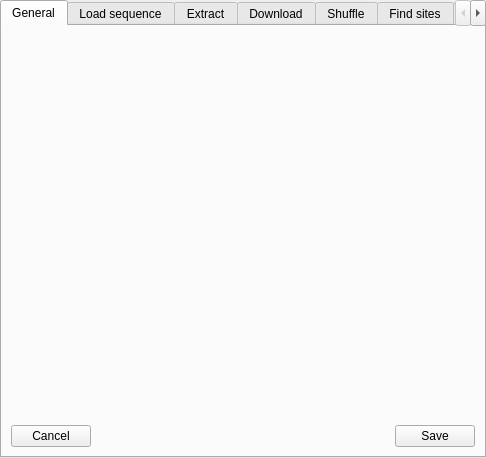
<?xml version="1.0" encoding="UTF-8"?>
<ui version="4.0">
 <class>WindowSettings</class>
 <widget class="QTabWidget" name="WindowSettings">
  <property name="geometry">
   <rect>
    <x>0</x>
    <y>0</y>
    <width>486</width>
    <height>458</height>
   </rect>
  </property>
  <property name="windowTitle">
   <string>TabWidget</string>
  </property>
  <property name="currentIndex">
   <number>0</number>
  </property>
  <widget class="QWidget" name="Tab_General">
   <attribute name="title">
    <string>General</string>
   </attribute>
   <layout class="QGridLayout" name="gridLayout_13">
    <item row="1" column="2" alignment="Qt::AlignRight|Qt::AlignBottom">
     <widget class="QPushButton" name="button_Rsave_2">
      <property name="text">
       <string>Save</string>
      </property>
     </widget>
    </item>
    <item row="1" column="0" alignment="Qt::AlignLeft">
     <widget class="QPushButton" name="button_Rcancel_2">
      <property name="text">
       <string>Cancel</string>
      </property>
      <property name="checkable">
       <bool>false</bool>
      </property>
     </widget>
    </item>
    <item row="0" column="1">
     <spacer name="verticalSpacer_7">
      <property name="orientation">
       <enum>Qt::Vertical</enum>
      </property>
      <property name="sizeHint" stdset="0">
       <size>
        <width>20</width>
        <height>40</height>
       </size>
      </property>
     </spacer>
    </item>
    <item row="1" column="1">
     <spacer name="horizontalSpacer_13">
      <property name="orientation">
       <enum>Qt::Horizontal</enum>
      </property>
      <property name="sizeHint" stdset="0">
       <size>
        <width>40</width>
        <height>20</height>
       </size>
      </property>
     </spacer>
    </item>
   </layout>
  </widget>
  <widget class="QWidget" name="tab_Load">
   <attribute name="title">
    <string>Load sequence</string>
   </attribute>
   <layout class="QGridLayout" name="gridLayout_4">
    <item row="0" column="0" colspan="5">
     <layout class="QGridLayout" name="gridLayout_5">
      <item row="0" column="0">
       <widget class="QLabel" name="label_LMinML">
        <property name="text">
         <string>Minimum miRNA length:</string>
        </property>
        <property name="alignment">
         <set>Qt::AlignRight|Qt::AlignTrailing|Qt::AlignVCenter</set>
        </property>
       </widget>
      </item>
      <item row="2" column="0">
       <widget class="QLabel" name="label_LCBHL">
        <property name="text">
         <string>Char begin header line:</string>
        </property>
        <property name="alignment">
         <set>Qt::AlignRight|Qt::AlignTrailing|Qt::AlignVCenter</set>
        </property>
       </widget>
      </item>
      <item row="2" column="1">
       <widget class="QLineEdit" name="LCBHL_lineEdit"/>
      </item>
      <item row="1" column="0">
       <widget class="QLabel" name="label_LMaxML">
        <property name="text">
         <string>Maximum miRNA length:</string>
        </property>
        <property name="alignment">
         <set>Qt::AlignRight|Qt::AlignTrailing|Qt::AlignVCenter</set>
        </property>
       </widget>
      </item>
      <item row="0" column="1">
       <widget class="QSpinBox" name="LMinML_spinBox"/>
      </item>
      <item row="1" column="1">
       <widget class="QSpinBox" name="LMaxML_spinBox"/>
      </item>
     </layout>
    </item>
    <item row="2" column="0">
     <widget class="QPushButton" name="button_Lcancel">
      <property name="text">
       <string>Cancel</string>
      </property>
     </widget>
    </item>
    <item row="2" column="2" alignment="Qt::AlignHCenter">
     <widget class="QPushButton" name="button_Ldefault">
      <property name="text">
       <string>Default</string>
      </property>
     </widget>
    </item>
    <item row="2" column="4">
     <widget class="QPushButton" name="button_Lsave">
      <property name="text">
       <string>Save</string>
      </property>
     </widget>
    </item>
    <item row="1" column="2">
     <spacer name="verticalSpacer">
      <property name="orientation">
       <enum>Qt::Vertical</enum>
      </property>
      <property name="sizeType">
       <enum>QSizePolicy::MinimumExpanding</enum>
      </property>
      <property name="sizeHint" stdset="0">
       <size>
        <width>20</width>
        <height>40</height>
       </size>
      </property>
     </spacer>
    </item>
    <item row="2" column="1">
     <spacer name="horizontalSpacer_11">
      <property name="orientation">
       <enum>Qt::Horizontal</enum>
      </property>
      <property name="sizeHint" stdset="0">
       <size>
        <width>40</width>
        <height>20</height>
       </size>
      </property>
     </spacer>
    </item>
    <item row="2" column="3">
     <spacer name="horizontalSpacer_12">
      <property name="orientation">
       <enum>Qt::Horizontal</enum>
      </property>
      <property name="sizeHint" stdset="0">
       <size>
        <width>40</width>
        <height>20</height>
       </size>
      </property>
     </spacer>
    </item>
   </layout>
  </widget>
  <widget class="QWidget" name="Tab_Extract">
   <attribute name="title">
    <string>Extract</string>
   </attribute>
   <layout class="QGridLayout" name="gridLayout_7">
    <item row="0" column="0" colspan="5">
     <layout class="QGridLayout" name="gridLayout">
      <item row="2" column="0">
       <widget class="QLabel" name="label_NCE">
        <property name="text">
         <string>Number of the column containing the Ensembl:</string>
        </property>
        <property name="alignment">
         <set>Qt::AlignRight|Qt::AlignTrailing|Qt::AlignVCenter</set>
        </property>
       </widget>
      </item>
      <item row="3" column="0">
       <widget class="QLabel" name="label_NEP">
        <property name="text">
         <string>Normal Ensembl prefix:</string>
        </property>
        <property name="alignment">
         <set>Qt::AlignRight|Qt::AlignTrailing|Qt::AlignVCenter</set>
        </property>
       </widget>
      </item>
      <item row="0" column="1">
       <widget class="QLineEdit" name="ESE_lineEdit">
        <property name="toolTip">
         <string>The supported extension of the file containing the Ensembl</string>
        </property>
        <property name="text">
         <string/>
        </property>
        <property name="readOnly">
         <bool>true</bool>
        </property>
       </widget>
      </item>
      <item row="1" column="1">
       <widget class="QLineEdit" name="ESC_lineEdit">
        <property name="readOnly">
         <bool>true</bool>
        </property>
       </widget>
      </item>
      <item row="4" column="1">
       <widget class="QLineEdit" name="ESCIC_lineEdit"/>
      </item>
      <item row="0" column="0">
       <widget class="QLabel" name="label_SE">
        <property name="text">
         <string>Supported extension:</string>
        </property>
        <property name="alignment">
         <set>Qt::AlignRight|Qt::AlignTrailing|Qt::AlignVCenter</set>
        </property>
       </widget>
      </item>
      <item row="3" column="1">
       <widget class="QLineEdit" name="ENEP_lineEdit"/>
      </item>
      <item row="4" column="0">
       <widget class="QLabel" name="label_SCIC">
        <property name="text">
         <string>Split char in column:</string>
        </property>
        <property name="alignment">
         <set>Qt::AlignRight|Qt::AlignTrailing|Qt::AlignVCenter</set>
        </property>
       </widget>
      </item>
      <item row="2" column="1">
       <widget class="QSpinBox" name="ENCE_spinBox"/>
      </item>
      <item row="1" column="0">
       <widget class="QLabel" name="label_SC">
        <property name="text">
         <string>Split char (of this extension):</string>
        </property>
        <property name="alignment">
         <set>Qt::AlignRight|Qt::AlignTrailing|Qt::AlignVCenter</set>
        </property>
       </widget>
      </item>
     </layout>
    </item>
    <item row="2" column="4">
     <widget class="QPushButton" name="button_Esave">
      <property name="text">
       <string>Save</string>
      </property>
     </widget>
    </item>
    <item row="2" column="0">
     <widget class="QPushButton" name="button_Ecancel">
      <property name="text">
       <string>Cancel</string>
      </property>
     </widget>
    </item>
    <item row="2" column="2">
     <widget class="QPushButton" name="button_Edefault">
      <property name="text">
       <string>Default</string>
      </property>
     </widget>
    </item>
    <item row="1" column="2">
     <spacer name="verticalSpacer_2">
      <property name="orientation">
       <enum>Qt::Vertical</enum>
      </property>
      <property name="sizeHint" stdset="0">
       <size>
        <width>20</width>
        <height>40</height>
       </size>
      </property>
     </spacer>
    </item>
    <item row="2" column="1">
     <spacer name="horizontalSpacer_9">
      <property name="orientation">
       <enum>Qt::Horizontal</enum>
      </property>
      <property name="sizeHint" stdset="0">
       <size>
        <width>40</width>
        <height>20</height>
       </size>
      </property>
     </spacer>
    </item>
    <item row="2" column="3">
     <spacer name="horizontalSpacer_10">
      <property name="orientation">
       <enum>Qt::Horizontal</enum>
      </property>
      <property name="sizeHint" stdset="0">
       <size>
        <width>40</width>
        <height>20</height>
       </size>
      </property>
     </spacer>
    </item>
   </layout>
  </widget>
  <widget class="QWidget" name="tab_Download">
   <attribute name="title">
    <string>Download</string>
   </attribute>
   <layout class="QGridLayout" name="gridLayout_9">
    <item row="0" column="0" colspan="5">
     <layout class="QGridLayout" name="gridLayout_3">
      <item row="3" column="1">
       <widget class="QLineEdit" name="DFS_lineEdit"/>
      </item>
      <item row="2" column="1">
       <widget class="QLineEdit" name="DDP_lineEdit"/>
      </item>
      <item row="2" column="0">
       <widget class="QLabel" name="label_DDP">
        <property name="text">
         <string>Download path:</string>
        </property>
        <property name="alignment">
         <set>Qt::AlignRight|Qt::AlignTrailing|Qt::AlignVCenter</set>
        </property>
       </widget>
      </item>
      <item row="1" column="1">
       <widget class="QLineEdit" name="DDURL2_lineEdit">
        <property name="clearButtonEnabled">
         <bool>false</bool>
        </property>
       </widget>
      </item>
      <item row="3" column="0">
       <widget class="QLabel" name="label_DDS">
        <property name="text">
         <string>Downloaded file suffix:</string>
        </property>
        <property name="alignment">
         <set>Qt::AlignRight|Qt::AlignTrailing|Qt::AlignVCenter</set>
        </property>
       </widget>
      </item>
      <item row="0" column="1">
       <widget class="QLineEdit" name="DDURL1_lineEdit">
        <property name="clearButtonEnabled">
         <bool>false</bool>
        </property>
       </widget>
      </item>
      <item row="0" column="0">
       <widget class="QLabel" name="label_DDURL1">
        <property name="text">
         <string>Download URL1:</string>
        </property>
        <property name="alignment">
         <set>Qt::AlignRight|Qt::AlignTrailing|Qt::AlignVCenter</set>
        </property>
       </widget>
      </item>
      <item row="4" column="1">
       <widget class="QLineEdit" name="DDFE_lineEdit"/>
      </item>
      <item row="1" column="0">
       <widget class="QLabel" name="label_DDURL2">
        <property name="text">
         <string>Download URL2:</string>
        </property>
        <property name="alignment">
         <set>Qt::AlignRight|Qt::AlignTrailing|Qt::AlignVCenter</set>
        </property>
       </widget>
      </item>
      <item row="4" column="0">
       <widget class="QLabel" name="label_DDE">
        <property name="text">
         <string>Downloaded file extension:</string>
        </property>
        <property name="alignment">
         <set>Qt::AlignRight|Qt::AlignTrailing|Qt::AlignVCenter</set>
        </property>
       </widget>
      </item>
     </layout>
    </item>
    <item row="2" column="0">
     <widget class="QPushButton" name="button_Dcancel">
      <property name="text">
       <string>Cancel</string>
      </property>
     </widget>
    </item>
    <item row="2" column="2">
     <widget class="QPushButton" name="button_Ddefault">
      <property name="text">
       <string>Default</string>
      </property>
     </widget>
    </item>
    <item row="2" column="4">
     <widget class="QPushButton" name="button_Dsave">
      <property name="text">
       <string>Save</string>
      </property>
     </widget>
    </item>
    <item row="1" column="2">
     <spacer name="verticalSpacer_3">
      <property name="orientation">
       <enum>Qt::Vertical</enum>
      </property>
      <property name="sizeHint" stdset="0">
       <size>
        <width>20</width>
        <height>40</height>
       </size>
      </property>
     </spacer>
    </item>
    <item row="2" column="1">
     <spacer name="horizontalSpacer_7">
      <property name="orientation">
       <enum>Qt::Horizontal</enum>
      </property>
      <property name="sizeHint" stdset="0">
       <size>
        <width>40</width>
        <height>20</height>
       </size>
      </property>
     </spacer>
    </item>
    <item row="2" column="3">
     <spacer name="horizontalSpacer_8">
      <property name="orientation">
       <enum>Qt::Horizontal</enum>
      </property>
      <property name="sizeHint" stdset="0">
       <size>
        <width>40</width>
        <height>20</height>
       </size>
      </property>
     </spacer>
    </item>
   </layout>
  </widget>
  <widget class="QWidget" name="tab_shuffle">
   <attribute name="title">
    <string>Shuffle</string>
   </attribute>
   <layout class="QGridLayout" name="gridLayout_10">
    <item row="0" column="0" colspan="5">
     <layout class="QGridLayout" name="gridLayout_2">
      <item row="0" column="0">
       <widget class="QLabel" name="label_SSFN">
        <property name="text">
         <string>Suffix shuffled file name:</string>
        </property>
        <property name="alignment">
         <set>Qt::AlignRight|Qt::AlignTrailing|Qt::AlignVCenter</set>
        </property>
       </widget>
      </item>
      <item row="0" column="1">
       <widget class="QLineEdit" name="SSFN_lineEdit"/>
      </item>
     </layout>
    </item>
    <item row="2" column="2">
     <widget class="QPushButton" name="button_Sdefault">
      <property name="text">
       <string>Default</string>
      </property>
     </widget>
    </item>
    <item row="2" column="4">
     <widget class="QPushButton" name="button_Ssave">
      <property name="text">
       <string>Save</string>
      </property>
     </widget>
    </item>
    <item row="2" column="0">
     <widget class="QPushButton" name="button_Scancel">
      <property name="text">
       <string>Cancel</string>
      </property>
     </widget>
    </item>
    <item row="1" column="2">
     <spacer name="verticalSpacer_4">
      <property name="orientation">
       <enum>Qt::Vertical</enum>
      </property>
      <property name="sizeHint" stdset="0">
       <size>
        <width>20</width>
        <height>40</height>
       </size>
      </property>
     </spacer>
    </item>
    <item row="2" column="1">
     <spacer name="horizontalSpacer">
      <property name="orientation">
       <enum>Qt::Horizontal</enum>
      </property>
      <property name="sizeHint" stdset="0">
       <size>
        <width>40</width>
        <height>20</height>
       </size>
      </property>
     </spacer>
    </item>
    <item row="2" column="3">
     <spacer name="horizontalSpacer_2">
      <property name="orientation">
       <enum>Qt::Horizontal</enum>
      </property>
      <property name="sizeHint" stdset="0">
       <size>
        <width>40</width>
        <height>20</height>
       </size>
      </property>
     </spacer>
    </item>
   </layout>
  </widget>
  <widget class="QWidget" name="tab_Find">
   <attribute name="title">
    <string>Find sites</string>
   </attribute>
   <layout class="QGridLayout" name="gridLayout_11">
    <item row="0" column="0" colspan="5">
     <layout class="QGridLayout" name="gridLayout_6">
      <property name="sizeConstraint">
       <enum>QLayout::SetDefaultConstraint</enum>
      </property>
      <item row="0" column="1">
       <widget class="QComboBox" name="FDS_comboBox">
        <property name="currentIndex">
         <number>0</number>
        </property>
        <item>
         <property name="text">
          <string>+</string>
         </property>
        </item>
        <item>
         <property name="text">
          <string>-</string>
         </property>
        </item>
       </widget>
      </item>
      <item row="2" column="1">
       <widget class="QSpinBox" name="FGP2_spinBox">
        <property name="minimum">
         <number>-1000000000</number>
        </property>
        <property name="maximum">
         <number>1000000000</number>
        </property>
       </widget>
      </item>
      <item row="3" column="1">
       <widget class="QSpinBox" name="FMDD_spinBox">
        <property name="maximum">
         <number>1000000000</number>
        </property>
       </widget>
      </item>
      <item row="1" column="1">
       <widget class="QSpinBox" name="FGP1_spinBox">
        <property name="minimum">
         <number>-1000000000</number>
        </property>
        <property name="maximum">
         <number>1000000000</number>
        </property>
       </widget>
      </item>
      <item row="2" column="0">
       <widget class="QLabel" name="label_FGP2">
        <property name="text">
         <string>Gap penalty 2:</string>
        </property>
        <property name="alignment">
         <set>Qt::AlignRight|Qt::AlignTrailing|Qt::AlignVCenter</set>
        </property>
       </widget>
      </item>
      <item row="4" column="0">
       <widget class="QLabel" name="label_FDKV">
        <property name="text">
         <string>Default K value:</string>
        </property>
        <property name="alignment">
         <set>Qt::AlignRight|Qt::AlignTrailing|Qt::AlignVCenter</set>
        </property>
       </widget>
      </item>
      <item row="4" column="1">
       <widget class="QDoubleSpinBox" name="FDKV_doubleSpinBox">
        <property name="minimum">
         <double>-1000000000.000000000000000</double>
        </property>
        <property name="maximum">
         <double>1000000000.000000000000000</double>
        </property>
        <property name="singleStep">
         <double>0.100000000000000</double>
        </property>
       </widget>
      </item>
      <item row="0" column="0">
       <widget class="QLabel" name="label_FDS">
        <property name="text">
         <string>Default sign:</string>
        </property>
        <property name="alignment">
         <set>Qt::AlignRight|Qt::AlignTrailing|Qt::AlignVCenter</set>
        </property>
       </widget>
      </item>
      <item row="1" column="0">
       <widget class="QLabel" name="label_FGP1">
        <property name="text">
         <string>Gap penalty 1:</string>
        </property>
        <property name="alignment">
         <set>Qt::AlignRight|Qt::AlignTrailing|Qt::AlignVCenter</set>
        </property>
       </widget>
      </item>
      <item row="3" column="0">
       <widget class="QLabel" name="label_FMDD">
        <property name="text">
         <string>Max distance between doubles:</string>
        </property>
        <property name="alignment">
         <set>Qt::AlignRight|Qt::AlignTrailing|Qt::AlignVCenter</set>
        </property>
       </widget>
      </item>
      <item row="5" column="0">
       <widget class="QLabel" name="label_FMS">
        <property name="text">
         <string>Maximum score:</string>
        </property>
        <property name="alignment">
         <set>Qt::AlignRight|Qt::AlignTrailing|Qt::AlignVCenter</set>
        </property>
       </widget>
      </item>
      <item row="5" column="1">
       <widget class="QDoubleSpinBox" name="FMS_doubleSpinBox">
        <property name="maximum">
         <double>1000000000.000000000000000</double>
        </property>
       </widget>
      </item>
     </layout>
    </item>
    <item row="2" column="0">
     <widget class="QPushButton" name="button_Fcancel">
      <property name="text">
       <string>Cancel</string>
      </property>
     </widget>
    </item>
    <item row="2" column="4">
     <widget class="QPushButton" name="button_Fsave">
      <property name="text">
       <string>Save</string>
      </property>
     </widget>
    </item>
    <item row="2" column="2">
     <widget class="QPushButton" name="button_Fdefault">
      <property name="text">
       <string>Default</string>
      </property>
     </widget>
    </item>
    <item row="1" column="2">
     <spacer name="verticalSpacer_5">
      <property name="orientation">
       <enum>Qt::Vertical</enum>
      </property>
      <property name="sizeHint" stdset="0">
       <size>
        <width>20</width>
        <height>40</height>
       </size>
      </property>
     </spacer>
    </item>
    <item row="2" column="1">
     <spacer name="horizontalSpacer_3">
      <property name="orientation">
       <enum>Qt::Horizontal</enum>
      </property>
      <property name="sizeHint" stdset="0">
       <size>
        <width>40</width>
        <height>20</height>
       </size>
      </property>
     </spacer>
    </item>
    <item row="2" column="3">
     <spacer name="horizontalSpacer_4">
      <property name="orientation">
       <enum>Qt::Horizontal</enum>
      </property>
      <property name="sizeHint" stdset="0">
       <size>
        <width>40</width>
        <height>20</height>
       </size>
      </property>
     </spacer>
    </item>
   </layout>
  </widget>
  <widget class="QWidget" name="tab_Results">
   <attribute name="title">
    <string>Results</string>
   </attribute>
   <layout class="QGridLayout" name="gridLayout_12">
    <item row="3" column="1">
     <spacer name="horizontalSpacer_5">
      <property name="orientation">
       <enum>Qt::Horizontal</enum>
      </property>
      <property name="sizeHint" stdset="0">
       <size>
        <width>40</width>
        <height>20</height>
       </size>
      </property>
     </spacer>
    </item>
    <item row="3" column="3">
     <spacer name="horizontalSpacer_6">
      <property name="orientation">
       <enum>Qt::Horizontal</enum>
      </property>
      <property name="sizeHint" stdset="0">
       <size>
        <width>40</width>
        <height>20</height>
       </size>
      </property>
     </spacer>
    </item>
    <item row="0" column="0" colspan="5">
     <layout class="QGridLayout" name="gridLayout_8">
      <item row="2" column="0">
       <widget class="QLabel" name="label_RMaxC">
        <property name="text">
         <string>Maximum cutoff:</string>
        </property>
        <property name="alignment">
         <set>Qt::AlignRight|Qt::AlignTrailing|Qt::AlignVCenter</set>
        </property>
       </widget>
      </item>
      <item row="0" column="0">
       <widget class="QLabel" name="label_RSC">
        <property name="text">
         <string>Step cutoff:</string>
        </property>
        <property name="alignment">
         <set>Qt::AlignRight|Qt::AlignTrailing|Qt::AlignVCenter</set>
        </property>
       </widget>
      </item>
      <item row="0" column="1">
       <widget class="QDoubleSpinBox" name="RSC_doubleSpinBox">
        <property name="singleStep">
         <double>0.010000000000000</double>
        </property>
       </widget>
      </item>
      <item row="1" column="0">
       <widget class="QLabel" name="label_RMinC">
        <property name="text">
         <string>Minimum cutoff:</string>
        </property>
        <property name="alignment">
         <set>Qt::AlignRight|Qt::AlignTrailing|Qt::AlignVCenter</set>
        </property>
       </widget>
      </item>
      <item row="1" column="1">
       <widget class="QDoubleSpinBox" name="RMinC_doubleSpinBox">
        <property name="singleStep">
         <double>0.100000000000000</double>
        </property>
       </widget>
      </item>
      <item row="2" column="1">
       <widget class="QDoubleSpinBox" name="RMaxC_doubleSpinBox">
        <property name="singleStep">
         <double>0.100000000000000</double>
        </property>
       </widget>
      </item>
      <item row="3" column="0">
       <widget class="QLabel" name="label_RNM">
        <property name="text">
         <string>Number of matchs in first ...</string>
        </property>
        <property name="alignment">
         <set>Qt::AlignRight|Qt::AlignTrailing|Qt::AlignVCenter</set>
        </property>
       </widget>
      </item>
      <item row="3" column="1">
       <widget class="QSpinBox" name="RNF_spinBox"/>
      </item>
     </layout>
    </item>
    <item row="3" column="4">
     <widget class="QPushButton" name="button_Rsave">
      <property name="text">
       <string>Save</string>
      </property>
     </widget>
    </item>
    <item row="3" column="2">
     <widget class="QPushButton" name="button_Rdefault">
      <property name="text">
       <string>Default</string>
      </property>
     </widget>
    </item>
    <item row="3" column="0">
     <widget class="QPushButton" name="button_Rcancel">
      <property name="text">
       <string>Cancel</string>
      </property>
     </widget>
    </item>
    <item row="2" column="2">
     <spacer name="verticalSpacer_6">
      <property name="orientation">
       <enum>Qt::Vertical</enum>
      </property>
      <property name="sizeHint" stdset="0">
       <size>
        <width>20</width>
        <height>40</height>
       </size>
      </property>
     </spacer>
    </item>
   </layout>
  </widget>
 </widget>
 <resources/>
 <connections/>
</ui>
